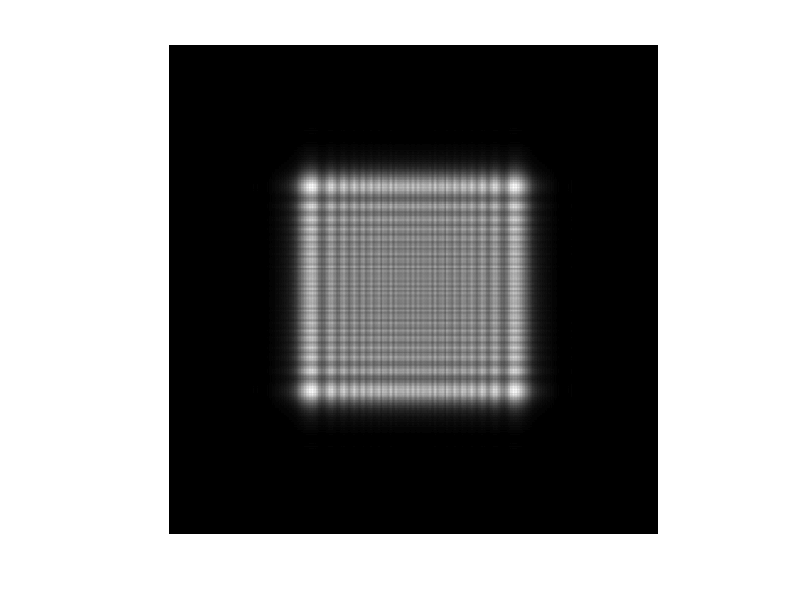
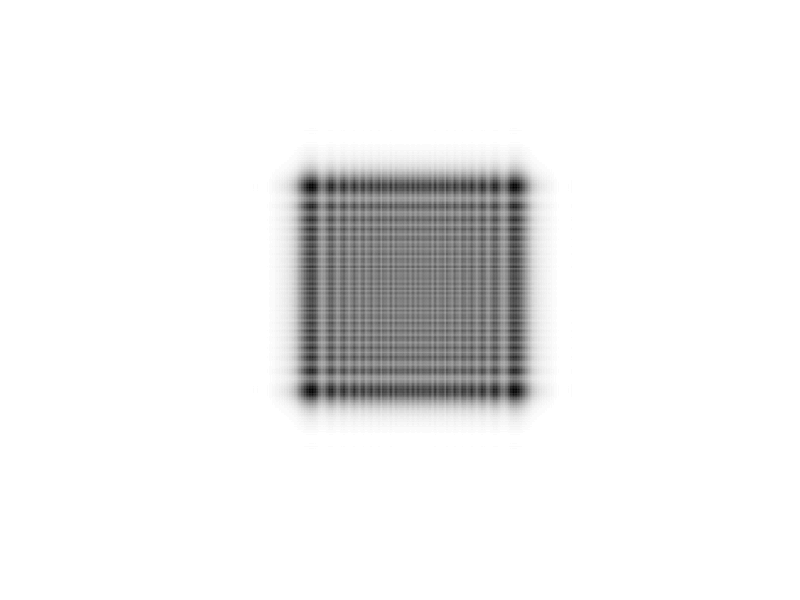

Write MATLAB code to recreate these figures, in order.
r=512;c=r;
a=zeros(r,c);
a(r/2-r/4:r/2+r/4,c/2-c/4:c/2+c/4)=1;
lamda=6328e-10;
k=2*pi/lamda;
L0=5e-3;
d=0.1;
x0=linspace(-L0/2,L0/2,c);
y0=linspace(-L0/2,L0/2,r);
[x0,y0]=meshgrid(x0,y0);

F0=exp(1j*k*d)/(1j*lamda*d);
F1=exp(1j*k/2/d*(x0.^2+y0.^2));
fa=fft2(a);
fF1=fft2(F1);
Fuf=fa.*fF1;
U=F0.*fftshift(ifft2(Fuf));
I=U.*conj(U);
figure,imshow(I,[0,max(max(I))]),colormap(gray)
figure,imshow(max(max(I))-I,[]),colormap(gray)